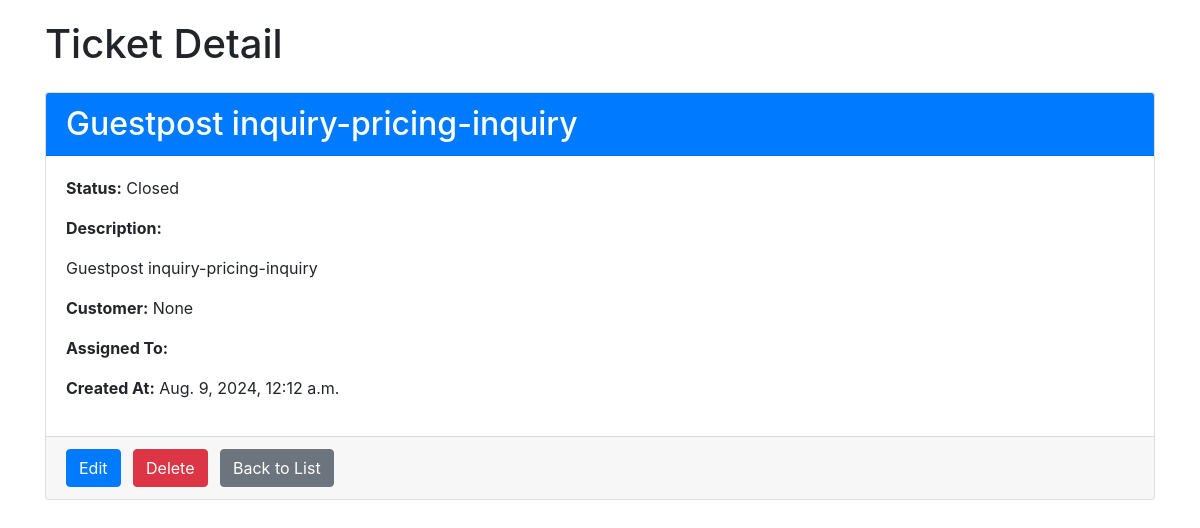
Page /support/1/ on the committed database.
### support/models.py (models this page shows)
class SupportTicket(models.Model):
    customer = models.ForeignKey(Customer, on_delete=models.CASCADE, null=True, blank=True)
    subject = models.CharField(max_length=200)
    description = models.TextField()
    status_choices = [
        ('Open', 'Open'),
        ('In Progress', 'In Progress'),
        ('Closed', 'Closed'),
    ]
    status = models.CharField(max_length=20, choices=status_choices, default='Open')
    user = models.ForeignKey(settings.AUTH_USER_MODEL, on_delete=models.CASCADE)
    created_at = models.DateTimeField(auto_now_add=True)

### support/views.py (the view)
# urls.py: path('<int:pk>/', views.ticket_detail, name='ticket_detail'),
def ticket_detail(request, pk):
    ticket = get_object_or_404(SupportTicket, pk=pk)
    return render(request, 'support/ticket_detail.html', {'ticket': ticket})

### support/templates/support/ticket_detail.html (shortened to what this page needs)
<!DOCTYPE html>
<html lang="en">
<head>
    <link rel="stylesheet" href="https://stackpath.bootstrapcdn.com/bootstrap/4.5.2/css/bootstrap.min.css"
>
</head>
<body>
    <div class="container">
        <h1 class="mb-4">Ticket Detail</h1>
        <div class="card">
            <div class="card-header bg-primary text-white">
                <h2 class="card-title mb-0">{{ ticket.subject }}</h2>
            </div>
            <div class="card-body">
                <p><strong>Status:</strong> {{ ticket.status }}</p>
                <p><strong>Description:</strong></p>
                <p>{{ ticket.description }}</p>
                <p><strong>Customer:</strong> {{ ticket.customer }}</p>
                <p><strong>Assigned To:</strong> {{ ticket.assigned_to }}</p>
                <p><strong>Created At:</strong> {{ ticket.created_at }}</p>
            </div>
            <div class="card-footer">
                <a href="{% url 'support:ticket_edit' ticket.pk %}" class="btn btn-primary mr-2">Edit</a>
                <a href="{% url 'support:ticket_delete' ticket.pk %}" class="btn btn-danger mr-2">Delete</a>
                <a href="{% url 'support:ticket_list' %}" class="btn btn-secondary">Back to List</a>
            </div>
        </div>
    </div>
</body>
</html>

### support/templates/support/ticket_detail.html (style rules this page uses)
body { padding: 20px; }

### rows in the picture
SupportTicket: subject "Guestpost inquiry-pricing-inquiry", status "Closed", description "Guestpost inquiry-pricing-inquiry", customer "None", created_at "Aug. 9, 2024, 12:12 a.m."
